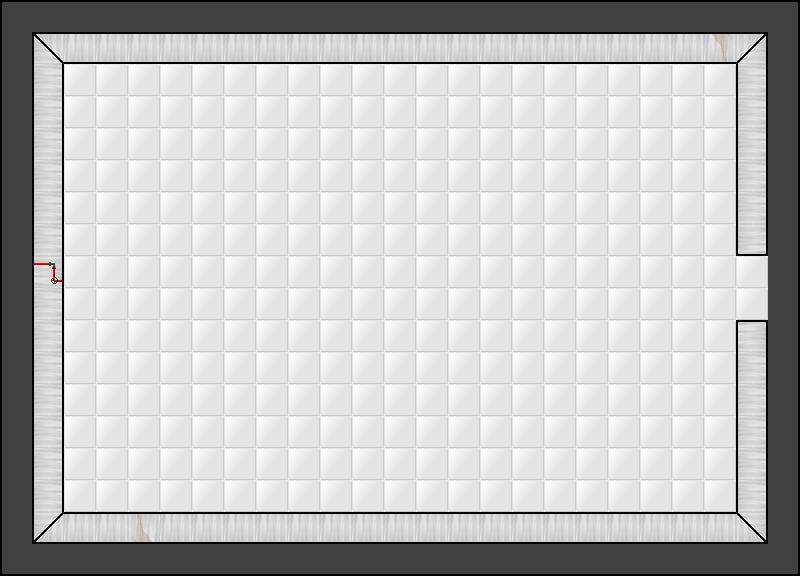

The image is a tile-based game level rendered from a .tmx file. Its description and source (layers, tilesets, objects; grid data summarised) follow:
An orthogonal 25x18 tile map with 32x32 px tiles, 2 tile layers (Tile Layer 2, Tile Layer 1) and 12 objects (10x hiddenpit, door, button).

<map version="1.0" orientation="orthogonal" width="25" height="18" tilewidth="32" tileheight="32">
 <tileset firstgid="1" name="room_tileset" tilewidth="32" tileheight="32">
  <image source="../graphics/room_tileset.png" width="192" height="224" />
 </tileset>
 <layer name="Tile Layer 2" width="25" height="18">
  <data>[450 cells, 450 non-empty, 1 distinct tile ids]</data>
 </layer>
 <layer name="Tile Layer 1" width="25" height="18">
  <data>[450 cells, 154 non-empty, 19 distinct tile ids]</data>
 </layer>
 <objectgroup name="Object Layer 1" width="25" height="18">
  <object name="DOOR" type="door" x="736" y="256" width="32" height="64" />
  <object type="button" x="64" y="256" width="32" height="32" />
  <object type="hiddenpit" x="192" y="288" width="32" height="32" />
  <object type="hiddenpit" x="160" y="256" width="32" height="32" />
  <object type="hiddenpit" x="160" y="288" width="32" height="32" />
  <object type="hiddenpit" x="192" y="256" width="32" height="32" />
  <object type="hiddenpit" x="160" y="224" width="32" height="32" />
  <object type="hiddenpit" x="192" y="224" width="32" height="32" />
  <object type="hiddenpit" x="192" y="192" width="32" height="32" />
  <object type="hiddenpit" x="160" y="192" width="32" height="32" />
  <object type="hiddenpit" x="192" y="320" width="32" height="32" />
  <object type="hiddenpit" x="160" y="320" width="32" height="32" />
 </objectgroup>
</map>
